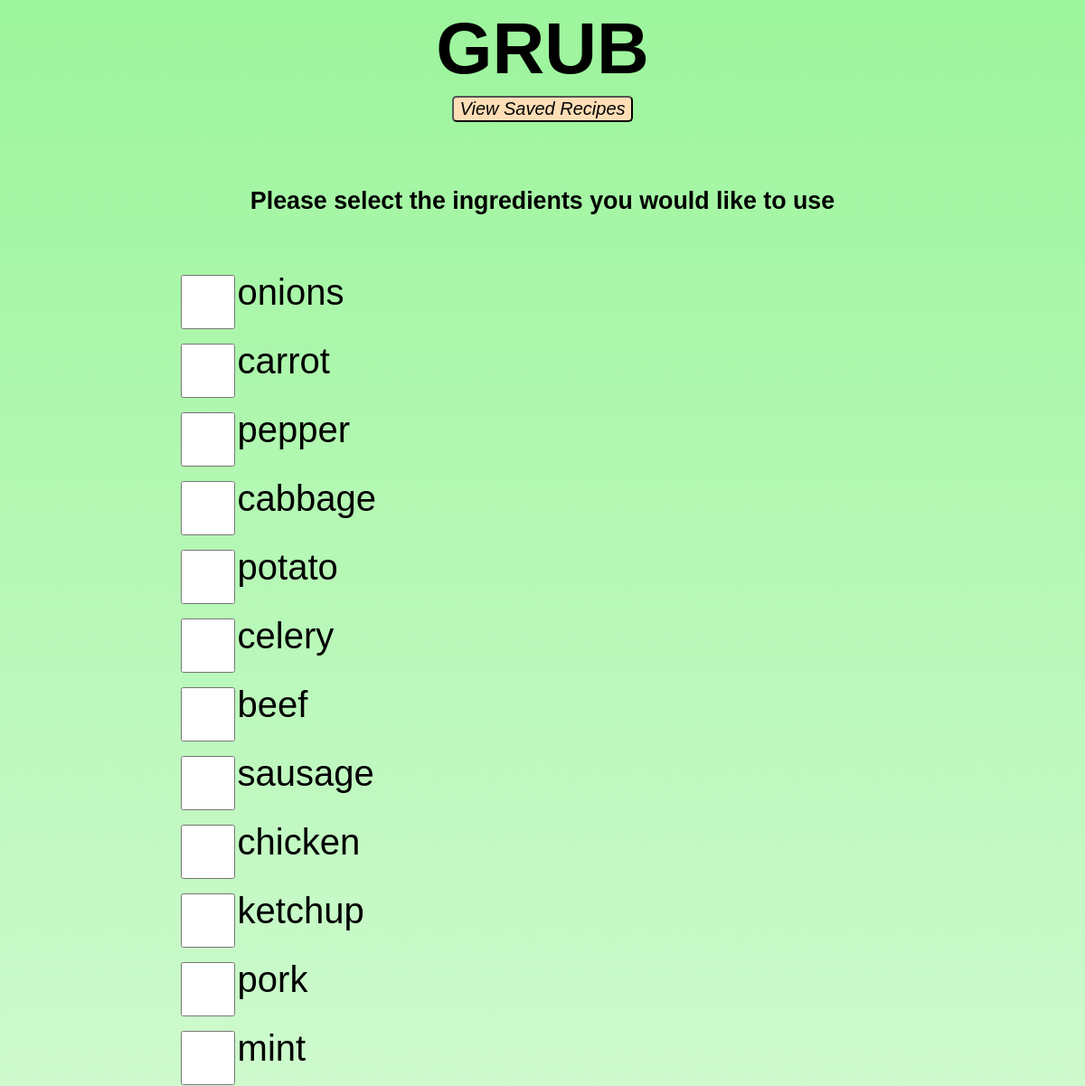
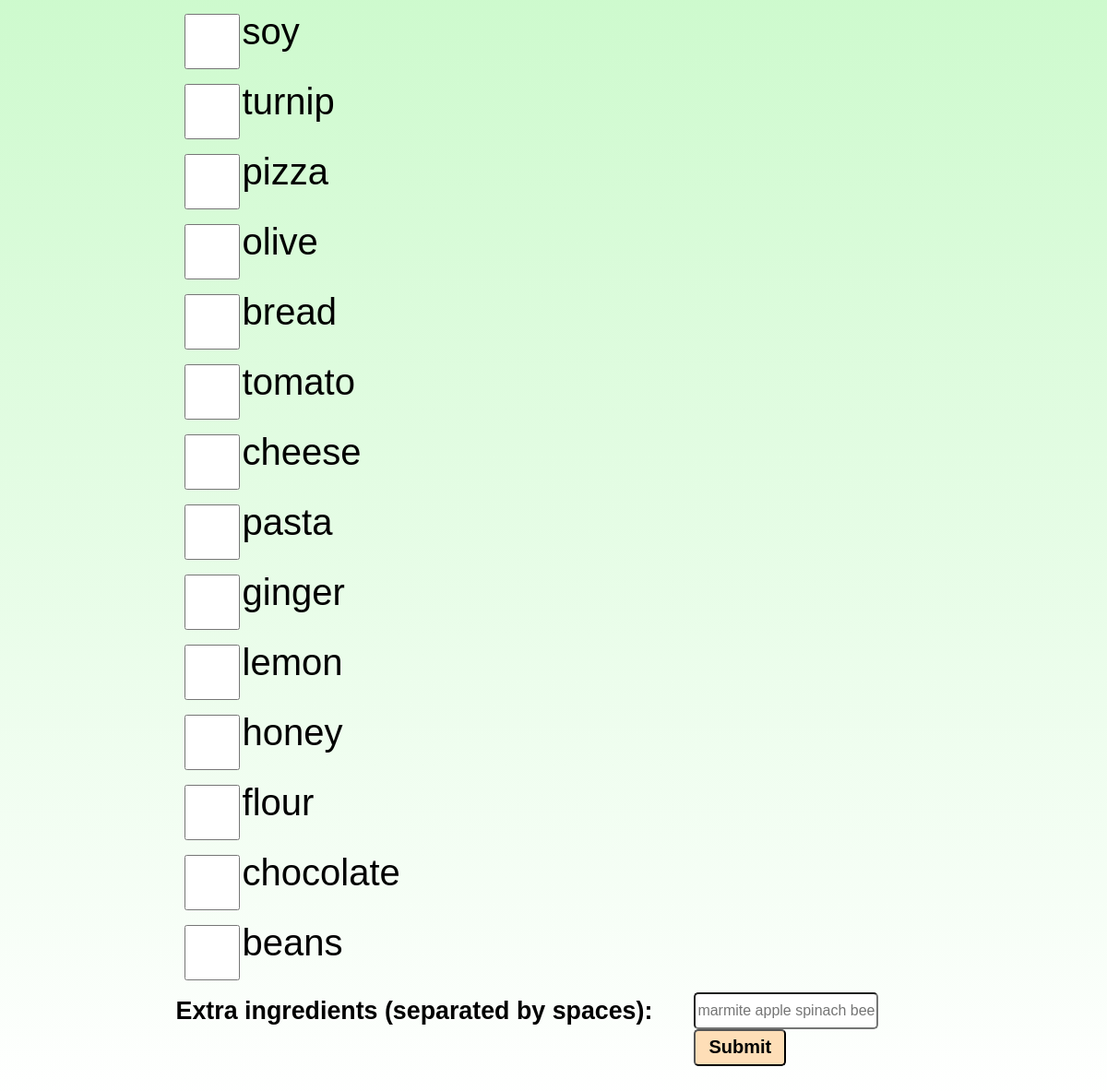
The page / on the database its author committed (2 pictures, top to bottom).
### tables this page shows
CREATE TABLE `ingredients` (
  `id` int(11) unsigned NOT NULL AUTO_INCREMENT,
  `name` varchar(256) NOT NULL DEFAULT '',
  PRIMARY KEY (`id`)
);

### src/Resource/Db.php (called while the page is built, shortened)
<?php
class Db
{
    public static function getDB(): PDO
    {
        $db = new PDO('mysql:host=db; dbname=ingredients', 'root', 'password');
        return $db;
    }
}

### src/Ingredient/IngredientHydrator.php (called while the page is built, shortened)
<?php
class IngredientHydrator
{
    private $db;
    public function __construct(\PDO $db)
    {
        $this->db = $db;
    }
    public function getIngredients()
    {
        $query = $this->db->prepare("SELECT `name` FROM `ingredients`;");
        $query->setFetchMode(\PDO::FETCH_CLASS, 'GRUB\Ingredient\IngredientEntity');
        $query->execute();
        return $query->fetchAll();
    }
}

### src/Ingredient/IngredientEntity.php (the view, shortened to what this page needs)
<?php
class IngredientEntity {
    private $name;
    public function getName(): string
    {
        return $this->name;
    }
    public function generateHTML(): string
    {
        $html = "<div class='ingredient'>";
        $html .= "<label><input type='checkbox' name='".$this->getName()."'/>";
        $html .= "".$this->getName()."</label>";
        $html .= "</div>";
        return $html;
    }
}

### index.php (shortened to what this page needs)
<?php
$ingredientHydrator = new GRUB\Ingredient\IngredientHydrator(GRUB\Resource\Db::getDB());
$ingredients = $ingredientHydrator->getIngredients();
$ingredientForm = "";
foreach ($ingredients as $ingredient) {
    $ingredientForm .= $ingredient->generateHTML();
}
?>
<html lang="en-GB">
<head>
    <link rel="stylesheet" type="text/css" href="styles.css"/>
</head>
<body>
<div class="container">
    <h1>GRUB</h1>
    <a href='savedRecipes.php'>
        <button>View Saved Recipes</button>
    </a>
    <div>
        <h6>Please select the ingredients you would like to use</h6>
    </div>
    <form method="post" action="recipes.php">
        <?php echo $ingredientForm; ?>
        <h6>Extra ingredients (separated by spaces): </h6>
        <input class="extras" type="text" name="userIngredients" placeholder="marmite apple spinach beetroot"/>
        <input class="submit" type="submit">
    </form>
</div>
</body>
</html>

### styles.css (style rules this page uses)
* { box-sizing: border-box; }
body { font-size: 40px; font-family: Helvetica, serif; background-image: linear-gradient(#9cf59c, #fff); }
.container { width: 70%; margin: 0 auto; text-align: center; }
.ingredient { overflow: auto; margin: 10px; }
.ingredient label { float: left; }
input { float: left; width: 60px; height: 60px; }
h1 { margin: 0; }
button { margin-top: 6px; background-color: #FEDEB7; font-size: 20px; font-style: italic; border-radius: 5px; cursor: pointer; margin-bottom: 10px; }
.container form h6 { text-align: left; display: inline-block; float: left; margin: 5px; }
.container .extras { width: 200px; height: 40px; margin-left: 40px; font-size: 16px; border-radius: 5px; }
input.submit { font-size: 20px; margin-left: 40px; background-color: #FEDEB7; font-weight: bold; width: 100px; height: 40px; border-radius: 5px; margin-bottom: 40px; }
a { text-decoration: none; }

### rows shown on the page
ingredients: name "onions"
ingredients: name "carrot"
ingredients: name "pepper"
ingredients: name "cabbage"
ingredients: name "potato"
ingredients: name "celery"
ingredients: name "beef"
ingredients: name "sausage"
ingredients: name "chicken"
ingredients: name "ketchup"
ingredients: name "pork"
ingredients: name "mint"
ingredients: name "soy"
ingredients: name "turnip"
ingredients: name "pizza"
ingredients: name "olive"
ingredients: name "bread"
ingredients: name "tomato"
ingredients: name "cheese"
ingredients: name "pasta"
ingredients: name "ginger"
ingredients: name "lemon"
ingredients: name "honey"
ingredients: name "flour"
ingredients: name "chocolate"
ingredients: name "beans"
